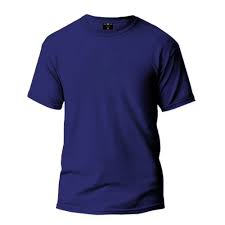
#> input picture Upper Body/dark_blue_tshirt.jpg, 225 x 225 px, found by its file name; its folder holds only this picture in this run
$ python utils.py
#> lines starting #> are read from the running program, lines starting #| are printed output that depends on the picture; after the words box and inside, x2 and y2 are one past the last pixel; in counts of white or black regions, pixels touching at a corner belong together
#> in process_images_in_folder, image is the input picture: shape (225, 225, 3); mean B, G, R 176.5, 154.8, 154.8
import time
import json
import random
import os
import cv2
import pickle
import numpy as np
from collections import Counter

start = time.time()

def object_scanner(image):
    # Convert image to grayscale
    gray = cv2.cvtColor(image, cv2.COLOR_BGR2GRAY)
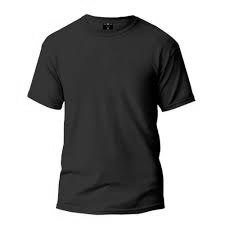
#> gray: shape (225, 225); min 0, max 255, mean 157.3

    # Apply thresholding to create a binary image
    _, binary = cv2.threshold(gray, 0, 255, cv2.THRESH_BINARY_INV + cv2.THRESH_OTSU)
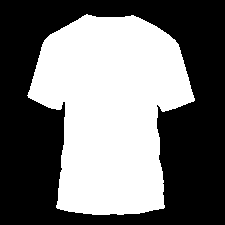
#> binary: shape (225, 225); 45.4% white; 1 white region

    # Find contours
    contours, _ = cv2.findContours(binary, cv2.RETR_EXTERNAL, cv2.CHAIN_APPROX_SIMPLE)
#> contours = 1 contour; box (x1, y1, x2, y2) and area: (27, 14, 195, 215) 22666

    # Find the contour with the maximum area (assuming it's the cloth)
    max_contour = max(contours, key=cv2.contourArea)
#> max_contour = contour of 294 points, box (x1, y1, x2, y2) (27, 14, 195, 215), area 22666

    # Create a mask for the cloth contour
    mask = np.zeros_like(gray)
    cv2.drawContours(mask, [max_contour], -1, (255), thickness=cv2.FILLED)

    # Apply the mask to the original image
    result = cv2.bitwise_and(image, image, mask=mask)
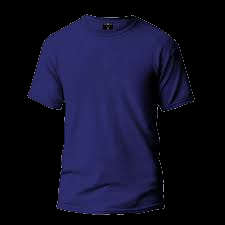
#> result: shape (225, 225, 3); mean B, G, R 37.8, 16.2, 16.1
    return {"result": result, "mask": mask}

def dominant_color(image):

    # Open the pickle file in binary read mode
#> (the run stopped early here; a loop or call above may not have finished)
